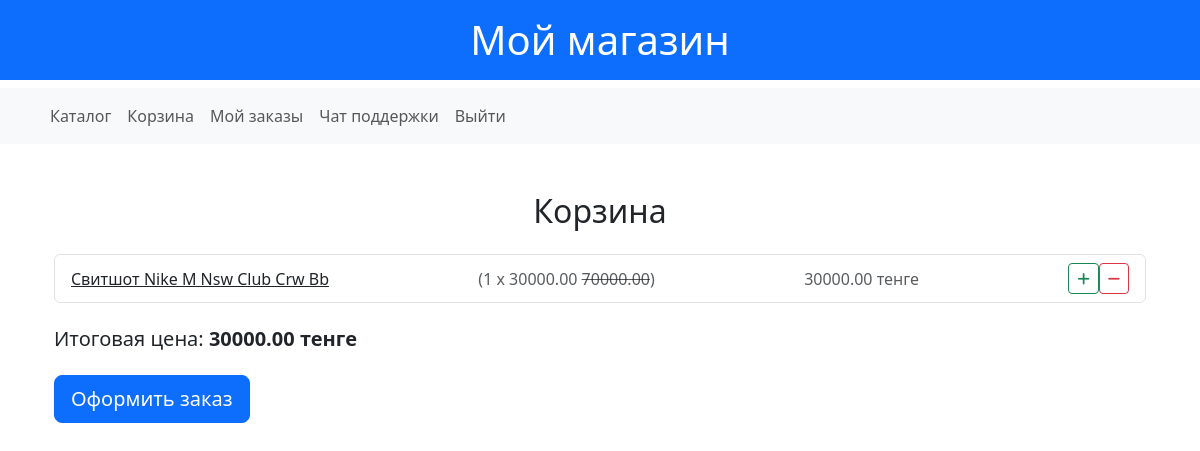
The page /cart/ (signed in) on the database its author committed.
### shop/models.py (models this page shows, shortened)
class CartItem(models.Model):
    cart = models.ForeignKey(Cart, on_delete=models.CASCADE, related_name='cart_item')
    product = models.ForeignKey(Product, on_delete=models.CASCADE)
    quantity = models.PositiveIntegerField(default=1)
    class Meta:
        verbose_name = "Товары в корзине"
        verbose_name_plural = "Товары в корзинах"
    def get_total_item_price(self):
        return self.quantity * self.product.get_discounted_price()

class Product(models.Model):
    name = models.CharField(max_length=200)
    slug = models.SlugField(max_length=200, null=True, blank=True)
    description = models.TextField()
    price = models.DecimalField(max_digits=10, decimal_places=2)
    discount_price = models.DecimalField(max_digits=10, decimal_places=2, blank=True, null=True, default=0)
    category = models.ForeignKey(Category, related_name="products", on_delete=models.CASCADE)
    image = models.ImageField(upload_to='media/products/')
    created_at = models.DateTimeField(auto_now_add=True)
    quantity = models.PositiveIntegerField(default=0, blank=True)
    class Meta:
        verbose_name = "Товар"
        verbose_name_plural = "Товары"
    def get_discounted_price(self):
        if self.discount_price:
            return self.discount_price
        return self.price
    def get_display_price(self):
        if self.discount_price:
            return f'{self.discount_price} <s>{self.price}</s>'
        return f'{self.price}'

class Cart(models.Model):
    user = models.OneToOneField(User, on_delete=models.CASCADE, related_name='cart')
    class Meta:
        verbose_name = "Корзина"
        verbose_name_plural = "Корзины"
    def get_total_price(self):
        return sum(item.get_total_item_price() for item in self.cart_item.all())
    def get_discounted_price(self):
        total = self.get_total_price()
        if self.user.groups.exists():
            group_discount = self.user.groups.first().groupdiscount.discount
            total *= (1 - group_discount / 100)
        return total

### shop/views.py (the view)
# urls.py: path('cart/', CartDetailView.as_view(), name='cart'),
class CartDetailView(TemplateView, LoginRequiredMixin):
    template_name = 'cart/cart_detail.html'
    def get_context_data(self, **kwargs):
        context = super().get_context_data(**kwargs)
        cart = get_object_or_404(Cart, user = self.request.user)
        context['cart'] = cart
        return context

### shop/templates/cart/cart_detail.html (shortened to what this page needs)
{% extends "shop/base.html" %}
{% block content %}
<div class="container mt-5">
    <h2 class="text-center mb-4">Корзина</h2>
    {% if cart.cart_item.exists %}
        <ul class="list-group mb-4">
            {% for item in cart.cart_item.all %}
                <li class="list-group-item d-flex justify-content-between align-items-center">
                    <a href="{% url 'product_detail' item.product.slug %}" class="text-dark">
                        {{ item.product.name }}
                    </a>
                    <span class="text-muted">({{ item.quantity }} x {{ item.product.get_display_price | safe}})</span>
                    <span class="text-muted">{{ item.get_total_item_price }} тенге</span>
                    <div class="btn-group" role="group">
                        <form action="{% url 'cart_add' item.product.slug %}" method="post" style="display: inline;">
                            {% if item.product.quantity > item.quantity %}
                                <button type="submit" class="btn btn-sm btn-outline-success">
                                    <i class="fas fa-plus"></i>
                                </button>
                            {% else %}
                                <span class="text-danger">Нет в наличии</span>
                                <button type="submit" class="btn btn-sm btn-outline-success" disabled>
                                    <i class="fas fa-plus"></i>
                                </button>
                            {% endif %}
                        </form>
                        <form action="{% url 'cart_remove' item.product.slug %}" method="post" style="display: inline;">
                            <button type="submit" class="btn btn-sm btn-outline-danger">
                                <i class="fas fa-minus"></i>
                            </button>
                        </form>
                    </div>
                </li>
            {% endfor %}
        </ul>
        <p class="h5">Итоговая цена: <strong>{{ cart.get_discounted_price }} тенге</strong></p>
        <a href="{% url 'order_create' %}" class="btn btn-primary btn-lg mt-3">Оформить заказ</a>
    {% else %}
        <p class="text-center">Ваша корзина пуста.</p>
    {% endif %}
</div>
{% endblock %}

### rows shown on the page
CartItem: product.name "Свитшот Nike M Nsw Club Crw Bb", quantity "1", product.get_display_price "30000.00 70000.00", get_total_item_price "30000.00"
Cart: get_discounted_price "30000.00"
